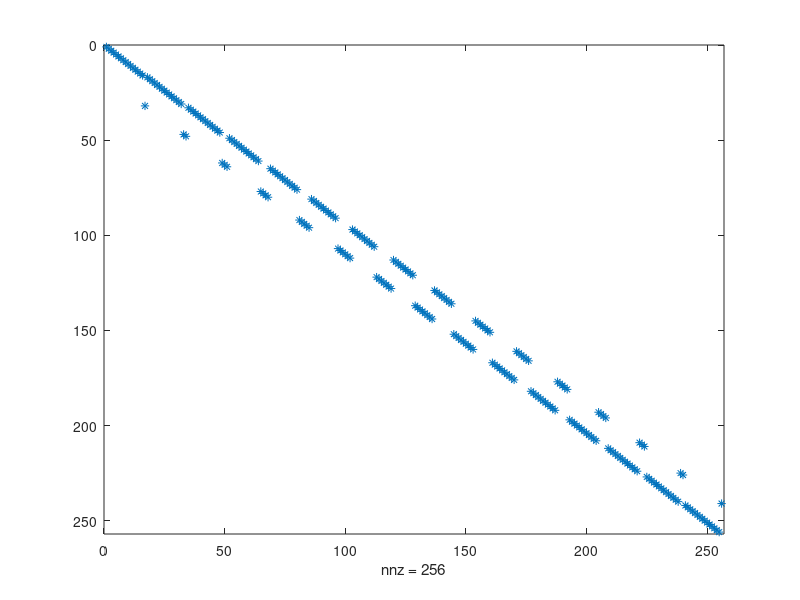

Here is the MATLAB script that generated this plot: (Note: this script raises an error after producing the figure.)
N=8;
n=log2(N);
%%%
%
% cercare di mettere il filo dei data in fondo, cosi' e' in cima
%%%
x = randn(N, 1); x = x / norm(x);
y = randn(N, 1); y = y / norm(y);

S = tril(x*y')+ triu(y*x', 1); %semiseparable matrix
e0=[1;0]; e1=[0;1];
j=zeros(N, 1);
j(2)=1;
phi_init=  1/sqrt(2)*kron(e0, kron(kron(y, e0), x))+1/sqrt(2)*kron(e1, kron(kron(x, e0), y));

N2=2*N;
Z2N=zeros(N2); Z2N=diag(ones(N2-1, 1), 1); Z2N(N2, 1)=1; %upshift
Zb=eye(N*N2);
for i=1:N-1
    Zb(i*N2+1:(i+1)*N2, i*N2+1:(i+1)*N2)=Z2N^i;
end
Zbi=eye(N*N2);
for i=0:N-1
    Zbi(i*N2+1:(i+1)*N2, i*N2+1:(i+1)*N2)=(Z2N')^(N-i);
end
spy(Zb)

Zg= blkdiag(Zb, Zbi);
ZN=zeros(N); ZN=diag(ones(N-1, 1), -1); ZN(1, N)=1; % small downshift
Zs=eye(N*N2);
for i=1:N-1
    Zs(i*N2+1:(i)*N2+N, i*N2+1:(i)*N2+N)=ZN^i;
end 
Zss=kron(eye(2), Zs);
spy(Zg)
H=[1 1; 1 -1]/sqrt(2);
Hg=kron(H, kron(eye(N), kron(eye(2), eye(N))));

M=Hg*Zss*Zg;

% A=reshape(M*phi_init, N2, []);
% error= norm(A(1:N, 1:N)-S/2)
% [Ux,r]=qr(x); Ux=r(1,1)*Ux;
% [Uy,r]=qr(y); Uy=r(1, 1)*Uy;
% U1=kron(H,kron(Uy, kron(eye(2), Ux)));
% [q, r]=qr(phi_init);
% U2=q; U2=r(1,1)*U2;
In = eye(N);
K = zeros(4*N^3,N);
Kb = K;
b=rand(N, 1);
b=b/norm(b);
Sb=S*b/(sqrt(2)^(log2(N)+2));

for j = 1:N
    K(:,j) = kron(In(:, j), phi_init);
    Kb(:, j)=kron(b, phi_init);
 %    K2(:,j) = kron(kron(y, x),In(:,j));
end
% for j = 1:N
%     K(:,j) = kron( phi_init, In(:, j));
%     K2(:,j) = kron(kron(y, x),In(:,j));

% end


ZZ=diag(ones(4*N^2-1, 1), 1); ZZ(4*N^2, 1)=1;
Zus=ZZ^(2*N); %effettua lo shift di 2N posizioni in alto

%%%%%%%%%%%%%%%%%%%%%%%%%%%%%%%%%%%%%%%%%%%%%%%%%%%%%%%
  tot_wires = 2*n + 2;
    % circ = qclab.QCircuit(tot_wires, offset);
circ=Zus_gate(n)


circ.draw
mat=circ.matrix;

%%%%%%%%%%%%%%%%%%%%%%%%%%%%


% Look for existing figure
fig = findobj('Type', 'Figure', 'Tag', 'SpyFigure');

if isempty(fig)
    fig = figure('Tag', 'SpyFigure');
else
    figure(fig);   % bring existing figure to foreground
    clf(fig);      % clear previous content
end
subplot(1, 2, 1);
spy(Zus);
title('Original');

subplot(1, 2, 2);
spy(mat);
title('Circuit');

norm(abs(Zus)-abs(mat))
